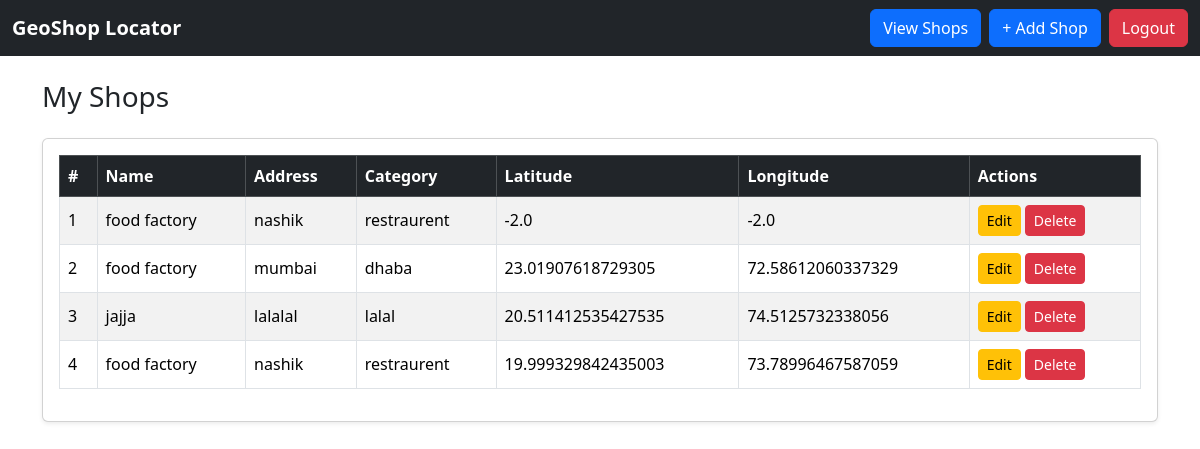
Page /view_shops (signed in) on the committed database.
### shop/models.py (models this page shows, shortened)
class Shop(models.Model):
    owner = models.ForeignKey(User, on_delete=models.CASCADE)
    name = models.CharField(max_length=200)
    address = models.CharField(max_length=250)
    category = models.CharField(max_length=100)
    latitude = models.FloatField()
    longitude = models.FloatField()

### shop/views.py (the view)
# urls.py: path("view_shops", view_shops, name="view_shops"),
@login_required
def view_shops(request):
    all_shops = Shop.objects.filter(owner=request.user)
    return render(request, "view_shop.html", {"all_shops": all_shops})

### shop/templates/view_shop.html
{% extends "base.html" %}
{% block content %}
<h3 class="mb-4">My Shops</h3>
<div class="card shadow-sm">
    <div class="card-body">
        {% if all_shops %}
        <div class="table-responsive">
            <table class="table table-striped table-bordered align-middle">
                <thead class="table-dark">
                    <tr>
                        <th>#</th>
                        <th>Name</th>
                        <th>Address</th>
                        <th>Category</th>
                        <th>Latitude</th>
                        <th>Longitude</th>
                        <th>Actions</th>
                    </tr>
                </thead>
                <tbody>
                    {% for shop in all_shops %}
                    <tr>
                        <td>{{ forloop.counter }}</td>
                        <td>{{ shop.name }}</td>
                        <td>{{ shop.address }}</td>
                        <td>{{ shop.category }}</td>
                        <td>{{ shop.latitude }}</td>
                        <td>{{ shop.longitude }}</td>
                        <td>
                            <a href="{% url 'update_shop' shop.id %}" class="btn btn-sm btn-warning">Edit</a>
                            <a href="{% url 'delete_shop' shop.id %}" class="btn btn-sm btn-danger"
                               onclick="return confirm('Are you sure?');">Delete</a>
                        </td>
                    </tr>
                    {% endfor %}
                </tbody>
            </table>
        </div>
        {% else %}
        <p class="text-muted">No shops found.</p>
        {% endif %}
    </div>
</div>
{% endblock %}

### shop/templates/base.html (shortened to what this page needs)
<!DOCTYPE html>
<html>
<head>
    <link href="https://cdn.jsdelivr.net/npm/bootstrap@5.3.2/dist/css/bootstrap.min.css" rel="stylesheet">
    <link rel="stylesheet" href="https://unpkg.com/leaflet@1.9.4/dist/leaflet.css" />
</head>
<body>
<nav class="navbar navbar-expand-lg navbar-dark bg-dark">
    <div class="container-fluid">
        <a class="navbar-brand fw-bold" href="/">GeoShop Locator</a>
        <div class="d-flex">
            {% if user.is_authenticated %}
                <a class="btn btn-primary me-2" href="{% url 'view_shops' %}"> View Shops</a>
                <a class="btn btn-primary me-2" href="{% url 'create_shop' %}">+ Add Shop</a>
                <form action="{% url 'logout' %}" method="POST" style="display:inline;">
    <button type="submit" class="btn btn-danger">Logout</button>
</form>
            {% else %}
                <a class="btn btn-success" href="{% url 'login' %}">Login</a>
            {% endif %}
        </div>
    </div>
</nav>
<div class="container mt-4">
    {% block content %}{% endblock %}
</div>
</body>
</html>

### rows in the picture
Shop: name "food factory", address "nashik", category "restraurent", latitude "-2.0", longitude "-2.0"
Shop: name "food factory", address "mumbai", category "dhaba", latitude "23.01907618729305", longitude "72.58612060337329"
Shop: name "jajja", address "lalalal", category "lalal", latitude "20.511412535427535", longitude "74.5125732338056"
Shop: name "food factory", address "nashik", category "restraurent", latitude "19.999329842435003", longitude "73.78996467587059"
